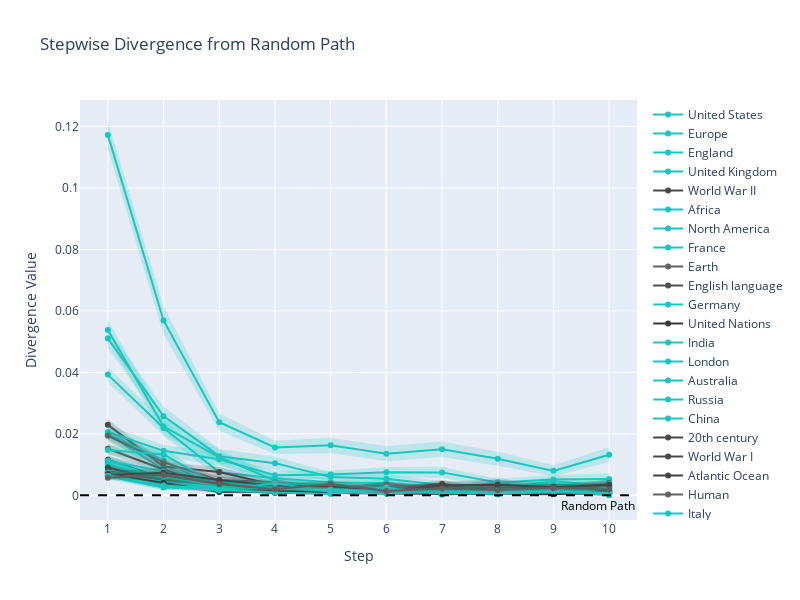

Here is the notebook cell this chart was saved with:
### Code cell
PALETTE_ARTICLE_DICT_COLORS = {}
for _, row in df_categories.iterrows():
    article = row['article']
    category = row['level_1']
    PALETTE_ARTICLE_DICT_COLORS[article] = config.PALETTE_CATEGORY_DICT.get(category, '#808080')

main_mean_div = mean_KL_step.iloc[:30]
plot_article_step_divergence(main_mean_div, PALETTE_ARTICLE_DICT_COLORS)
